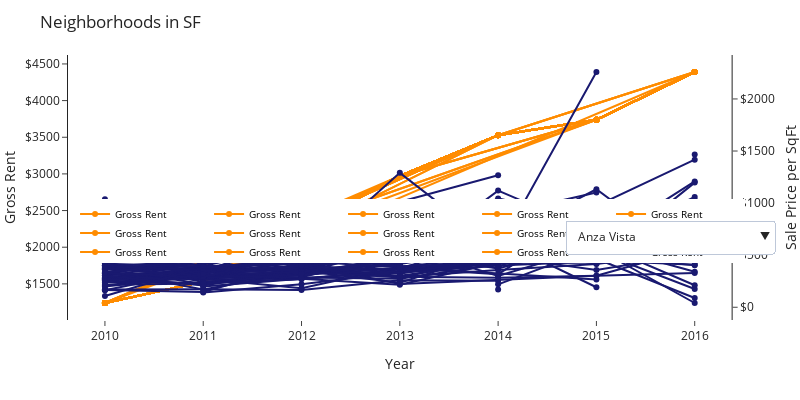

Here is the notebook cell this chart was saved with:
### Markdown cell above
#### Sales vs Rental Market: Neighborhood Chart with Dropdown Menu ####

### Code cell
# Builds graph with two y axes
neighborhood_fig = make_subplots(specs=[[{"secondary_y" : True}]])

# List of neighborhoods for dropdown widget
neighborhood_list = sfo_data_df["Neighborhood"].unique().tolist()

# Builds primary y_axis for Gross Rent
for neighborhood in neighborhood_list:
    
    neighborhood_fig.add_trace(
        go.Scatter(
            x = sfo_data_df.index[sfo_data_df["Neighborhood"]==neighborhood],
            y = sfo_data_df['Gross Rent'][sfo_data_df["Neighborhood"]==neighborhood],
            name = "Gross Rent" , visible = True, line_color="darkorange"), secondary_y=False)

# Builds secondary y_axis for Price per SqFt
for neighborhood in neighborhood_list:
    
    neighborhood_fig.add_trace(
        go.Scatter(
            x = sfo_data_df.index[sfo_data_df["Neighborhood"]==neighborhood],
            y = sfo_data_df['Sale Price per SqFt'][sfo_data_df["Neighborhood"]==neighborhood],
            name = 'Sale Price per SqFt', visible = True,  line_color="midnightblue"), secondary_y=True)
    
# Creates widget    
buttons = []
for i, neighborhood in enumerate(neighborhood_list):
    args = [False] * len(neighborhood_list)
    args[i] = True
    
    button = dict(label = neighborhood,
                  method = "update",
                  args=[{"visible": args}])
    
    buttons.append(button)

# Adds widget to chart
neighborhood_fig.update_layout(
    updatemenus=[dict(
                    active=1,
                    type="dropdown",
                    buttons=buttons,
                    x = 1,
                    y = 1.06,
                    xanchor = 'right',
                    yanchor = 'bottom'
                )], 
    autosize=False,
    width=1000,
    height=800
)

# Styles chart
neighborhood_fig.update_xaxes(title_text = "Year", showline=False)
neighborhood_fig.update_yaxes(title_text="Sale Price per SqFt", tickformat = '$', secondary_y=True)
neighborhood_fig.update_yaxes(title_text="Gross Rent", tickformat = '$', secondary_y=False)
neighborhood_fig.update_layout(template="simple_white")
neighborhood_fig.update_layout(width=800, height=400)
neighborhood_fig.update_traces(marker_colorscale="Earth", selector=dict(type='scatter'))
neighborhood_fig.update_traces(fill="none")
neighborhood_fig.update_layout(plot_bgcolor='white')
neighborhood_fig.update_layout(margin=dict(l=0, r=0, t=55))
neighborhood_fig.update_yaxes(nticks = 10)
neighborhood_fig.update_layout(legend=dict(orientation="h", yanchor="bottom", y=.9, xanchor="left", x=.01, font = dict(size = 10, color = "black")))
neighborhood_fig.update_layout(title = "Neighborhoods in SF")
